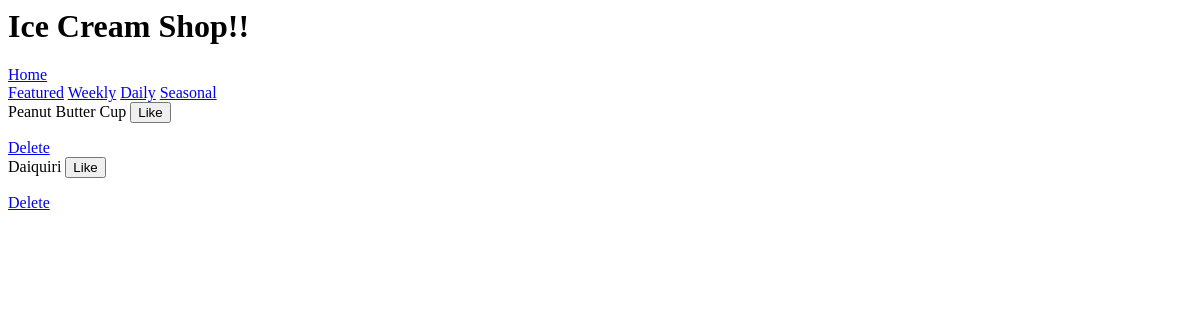
Page /ice_cream/weekly/ on the earlier database version.
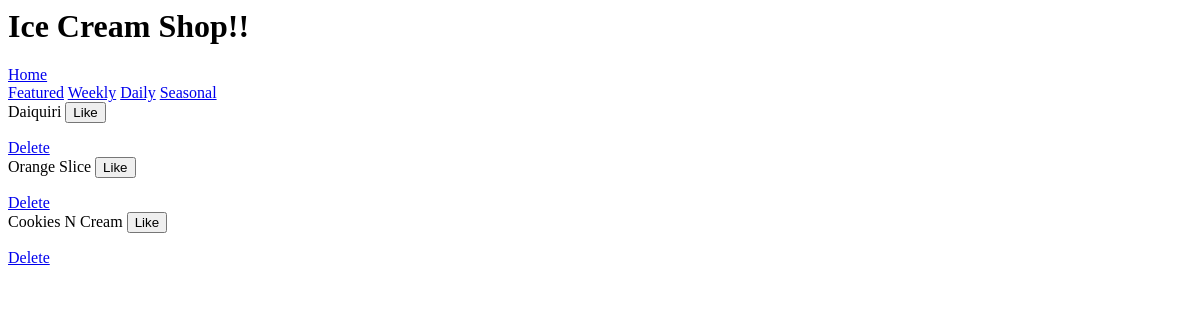
Same page on the later database version.
### ice_cream/models.py (models this page shows, shortened)
class Icecream(models.Model):
    AVAILABLE_CHOICES = [
    ('WEEKLY', 'Weekly'),
    ('DAILY', 'Daily'),
    ('SEASONAL', 'Seasonal'),
    ]
    BASE_CHOICES = [
    ('CHOCOLATE', 'Chocolate'),
    ('VANILLA', 'Vanilla'),
    ('STRAWBERRY', 'Strawberry'),
    ]
    flavor = models.CharField(max_length=255, default='')
    base = models.CharField(max_length=255, choices=BASE_CHOICES, default='VANILLA')
    available = models.CharField(max_length=255, choices=AVAILABLE_CHOICES, default='DAILY')
    featured = models.BooleanField(default=False)
    date_churned = models.DateTimeField('Date Churned', default=timezone.now)
    likes = models.IntegerField(default=0)

### ice_cream/views.py (the view)
# urls.py: path('<str:selection>/', views.index, name='selection'),
def index(request, selection=None):
    availability = ['featured','weekly', 'daily', 'seasonal']
    if selection == None:
        ice_cream_list = Icecream.objects.all()
    elif selection == 'featured':
        ice_cream_list = Icecream.objects.filter(featured=True)
    else:
        ice_cream_list = Icecream.objects.filter(available=selection.upper())
    context = {
        'ice_cream_list': ice_cream_list,
        'availability': availability
    }
    return render(request, 'ice_cream/index.html', context)

### ice_cream/templates/ice_cream/index.html (shortened to what this page needs)
{% extends 'ice_cream/base.html'%}
{% block content %}
  {% for option in availability %}
    <a href="{% url 'ice_cream:selection' option %}"><span>{{option.capitalize}}</span></a>
  {% endfor %}
{% if ice_cream_list %}
    {% for ice_cream in ice_cream_list %}
<form action='{% url "ice_cream:vote" ice_cream.id %}' method='post'>
  <a for='choice{{forloop.counter}}'>{{ice_cream.flavor}}</a>
    <input type='submit' name='choice' id='choice{{ forloop.counter }}' value='Like'>
</form>
<a href="{% url 'ice_cream:icecream_delete' ice_cream.id %}">Delete</a>
  {% endfor %}
{% else %}
  <p>No Ice Cream For You!</p>
{% endif %}
{% endblock %}

Differences in the rows shown:
removed Icecream: flavor "Peanut Butter Cup"
added Icecream: flavor "Orange Slice"
added Icecream: flavor "Cookies N Cream"
